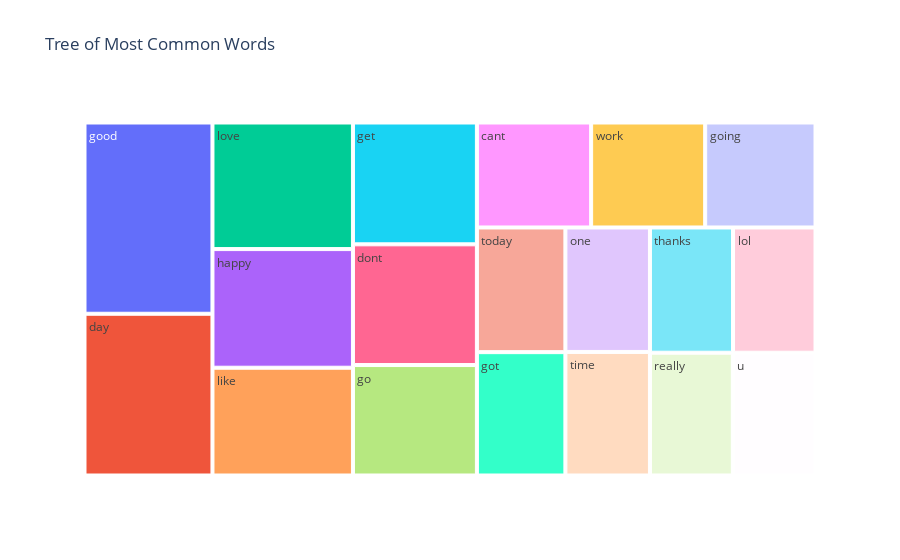

Notebook code for this chart:
### Code cell
fig = px.treemap(temp, path=['Common_words'], values='count', title='Tree of Most Common Words')
fig.show()

### Figure 1 — Plotly figure (JSON) as saved in the notebook; plotly's stock layout.template omitted (floating-point values rounded to 4 significant figures)
{"data": [{"branchvalues": "total", "domain": {"x": [0, 1], "y": [0, 1]}, "hovertemplate": "labels=%{label}<br>count=%{value}<br>parent=%{parent}<br>id=%{id}<extra></extra>", "ids": ["cant", "day", "dont", "get", "go", "going", "good", "got", "happy", "like", "lol", "love", "one", "really", "thanks", "time", "today", "u", "work"], "labels": ["cant", "day", "dont", "get", "go", "going", "good", "got", "happy", "like", "lol", "love", "one", "really", "thanks", "time", "today", "u", "work"], "name": "", "parents": ["", "", "", "", "", "", "", "", "", "", "", "", "", "", "", "", "", "", ""], "type": "treemap", "values": [613, 1058, 765, 772, 700, 592, 1251, 558, 852, 774, 528, 909, 538, 520, 532, 534, 564, 519, 612]}], "layout": {"legend": {"tracegroupgap": 0}, "title": {"text": "Tree of Most Common Words"}}}
